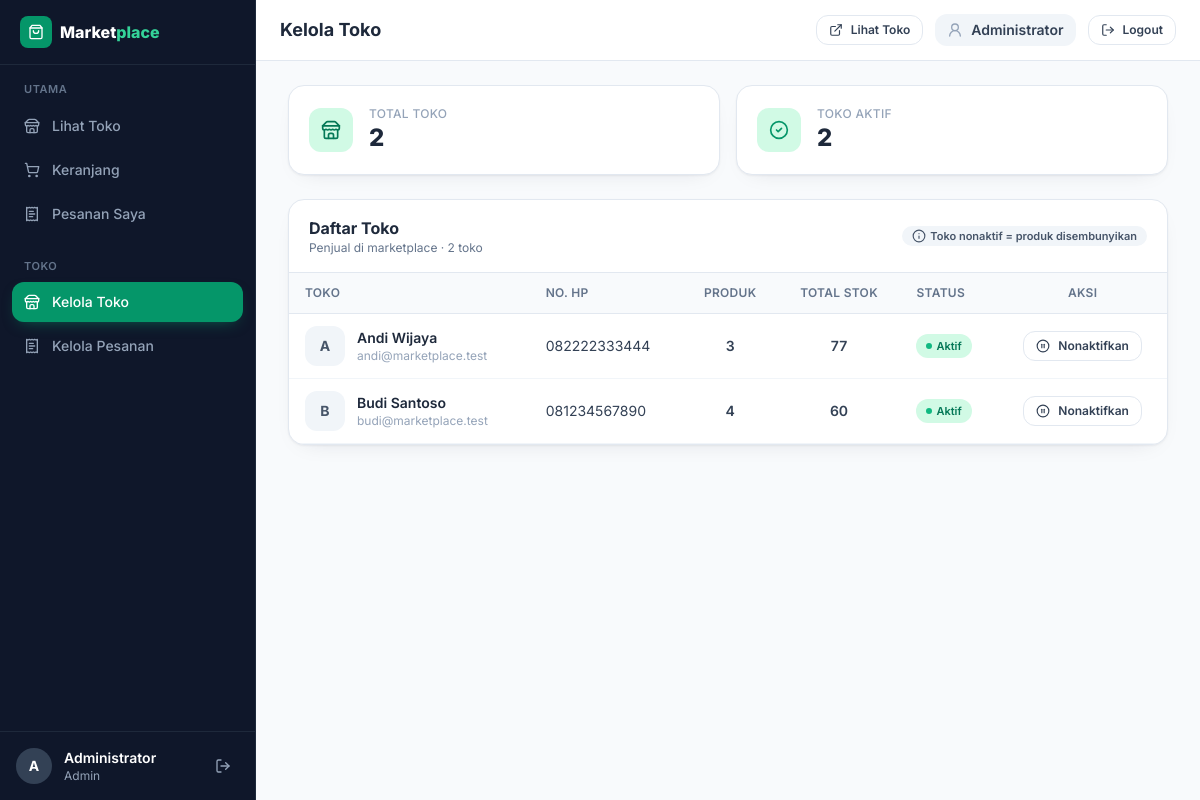
Screenshot of /admin/toko.php (signed in) with the database file from the repository.
### tables this page shows
CREATE TABLE users (
    id_user INT UNSIGNED AUTO_INCREMENT PRIMARY KEY,
    nama VARCHAR(100) NOT NULL,
    email VARCHAR(100) NOT NULL UNIQUE,
    password VARCHAR(255) NOT NULL,
    no_hp VARCHAR(20),
    alamat TEXT,
    role ENUM('pembeli', 'penjual', 'admin')
        NOT NULL DEFAULT 'pembeli',
    status ENUM('aktif', 'nonaktif')
        NOT NULL DEFAULT 'aktif',
    created_at TIMESTAMP DEFAULT CURRENT_TIMESTAMP
);

### admin/toko.php (the view, shortened to what this page needs)
<?php
require_once '../config/koneksi.php';
$sql = "SELECT u.id_user, u.nama, u.email, u.no_hp, u.status, u.created_at,
               COUNT(p.id_produk) AS jumlah_produk,
               COALESCE(SUM(p.stok), 0) AS total_stok
        FROM users u
        LEFT JOIN produk p ON p.id_penjual = u.id_user
        WHERE u.role = 'penjual'
        GROUP BY u.id_user
        ORDER BY u.nama ASC";
$stmt = mysqli_prepare($koneksi, $sql);
mysqli_stmt_execute($stmt);
$hasil = mysqli_stmt_get_result($stmt);
$daftar_toko = [];
while ($baris = mysqli_fetch_assoc($hasil)) {
    $daftar_toko[] = $baris;
}
$total_toko = count($daftar_toko);
$toko_aktif = 0;
foreach ($daftar_toko as $t) {
    if ($t['status'] === 'aktif') { $toko_aktif++; }
}
require_once __DIR__ . '/../components/head.php';
require_once __DIR__ . '/../components/sidebar-admin.php';
?>
<div class="flex min-h-screen flex-1 flex-col lg:pl-64">
<?php require_once __DIR__ . '/../components/topbar-admin.php'; ?>
<main class="flex-1 px-4 py-6 sm:px-6 lg:px-8">
    <div class="mb-6 grid grid-cols-2 gap-3 sm:gap-4">
        <div class="card flex items-center gap-3 p-4 sm:gap-4 sm:p-5">
            <span class="flex h-10 w-10 items-center justify-center rounded-xl bg-primary-100 text-primary-700 sm:h-11 sm:w-11">
                <i data-lucide="store" class="h-5 w-5"></i>
            </span>
            <div>
                <p class="text-xs font-medium uppercase tracking-wide text-slate-400">Total Toko</p>
                <p class="text-2xl font-extrabold text-slate-800"><?= $total_toko ?></p>
            </div>
        </div>
        <div class="card flex items-center gap-3 p-4 sm:gap-4 sm:p-5">
            <span class="flex h-10 w-10 items-center justify-center rounded-xl bg-emerald-100 text-emerald-600 sm:h-11 sm:w-11">
                <i data-lucide="circle-check" class="h-5 w-5"></i>
            </span>
            <div>
                <p class="text-xs font-medium uppercase tracking-wide text-slate-400">Toko Aktif</p>
                <p class="text-2xl font-extrabold text-slate-800"><?= $toko_aktif ?></p>
            </div>
        </div>
    </div>
    <div class="card overflow-hidden">
        <div class="flex flex-wrap items-center justify-between gap-3 border-b border-slate-200 px-5 py-4">
            <div>
                <h2 class="text-base font-bold text-slate-800">Daftar Toko</h2>
                <p class="text-xs text-slate-500">
                    Penjual di marketplace &middot; <?= $total_toko ?> toko
                </p>
            </div>
            <span class="badge-slate">
                <i data-lucide="info" class="h-3.5 w-3.5"></i>
                Toko nonaktif = produk disembunyikan
            </span>
        </div>
        <?php if ($total_toko === 0): ?>
            <div class="p-10 text-center">
                <span class="mx-auto mb-3 flex h-14 w-14 items-center justify-center rounded-2xl bg-slate-100 text-slate-400">
                    <i data-lucide="store" class="h-7 w-7"></i>
                </span>
                <p class="font-semibold text-slate-700">Belum ada toko</p>
                <p class="mt-1 text-sm text-slate-500">Toko akan muncul setelah ada pengguna mendaftar sebagai penjual.</p>
            </div>
        <?php else: ?>
            <div class="hidden overflow-x-auto md:block">
                <table class="tabel-data min-w-[720px]">
                    <thead>
                        <tr>
                            <th>Toko</th>
                            <th>No. HP</th>
                            <th class="text-center">Produk</th>
                            <th class="text-center">Total Stok</th>
                            <th>Status</th>
                            <th class="text-center">Aksi</th>
                        </tr>
                    </thead>
                    <tbody>
                        <?php foreach ($daftar_toko as $t): ?>
                            <tr>
                                <td>
                                    <div class="flex items-center gap-3">
                                        <span class="flex h-10 w-10 shrink-0 items-center justify-center rounded-xl bg-slate-100 text-sm font-bold text-slate-600">
                                            <?= strtoupper(substr($t['nama'], 0, 1)) ?>
                                        </span>
                                        <div class="min-w-0">
                                            <p class="truncate font-semibold text-slate-800"><?= htmlspecialchars($t['nama']) ?></p>
                                            <p class="truncate text-xs text-slate-400"><?= htmlspecialchars($t['email']) ?></p>
                                        </div>
                                    </div>
                                </td>
                                <td class="text-sm text-slate-600"><?= htmlspecialchars($t['no_hp'] ?: '-') ?></td>
                                <td class="text-center font-semibold text-slate-800"><?= (int) $t['jumlah_produk'] ?></td>
                                <td class="text-center font-semibold text-slate-800"><?= (int) $t['total_stok'] ?></td>
                                <td>
                                    <?php if ($t['status'] === 'aktif'): ?>
                                        <span class="badge-success"><span class="h-1.5 w-1.5 rounded-full bg-primary-500"></span> Aktif</span>
                                    <?php else: ?>
                                        <span class="badge-warning"><span class="h-1.5 w-1.5 rounded-full bg-amber-500"></span> Nonaktif</span>
                                    <?php endif; ?>
                                </td>
                                <td>
                                    <div class="flex items-center justify-center">
                                        <form method="post" onsubmit="return confirm('<?= htmlspecialchars($t['status'] === 'aktif'
                                            ? 'Nonaktifkan toko "' . $t['nama'] . '"? Seluruh produk tokonya tidak akan tampil di beranda.'
                                            : 'Aktifkan kembali toko "' . $t['nama'] . '"?', ENT_QUOTES) ?>')">
                                            <?php if ($t['status'] === 'aktif'): ?>
                                                <button type="submit" class="btn-outline btn-sm" title="Nonaktifkan toko">
                                                    <i data-lucide="circle-pause" class="h-3.5 w-3.5"></i> Nonaktifkan
                                                </button>
                                            <?php else: ?>
                                                <button type="submit" class="btn-primary btn-sm" title="Aktifkan toko">
                                                    <i data-lucide="circle-play" class="h-3.5 w-3.5"></i> Aktifkan
                                                </button>
                                            <?php endif; ?>
                                        </form>
                                    </div>
                                </td>
                            </tr>
                        <?php endforeach; ?>
                    </tbody>
                </table>
            </div>
        <?php endif; ?>
    </div>
</main>
</div>

### rows the page displays
users: nama "A", nama "Andi Wijaya", email "andi@marketplace.test", no_hp "082222333444", jumlah_produk "3", total_stok "77", status "aktif" (drawn)
users: nama "B", nama "Budi Santoso", email "budi@marketplace.test", no_hp "081234567890", jumlah_produk "4", total_stok "60", status "aktif" (drawn)

### other values shown
$label_grup "TOKO"
$m['teks'] "Kelola Toko"
$m['teks'] "Kelola Pesanan"
substr($_SESSION['nama'] ?? '?', 0, 1) "A"
$_SESSION['nama'] "Administrator"
$role_user "Admin"
$judul "Kelola Toko"
$total_toko "2"
$toko_aktif "2"
